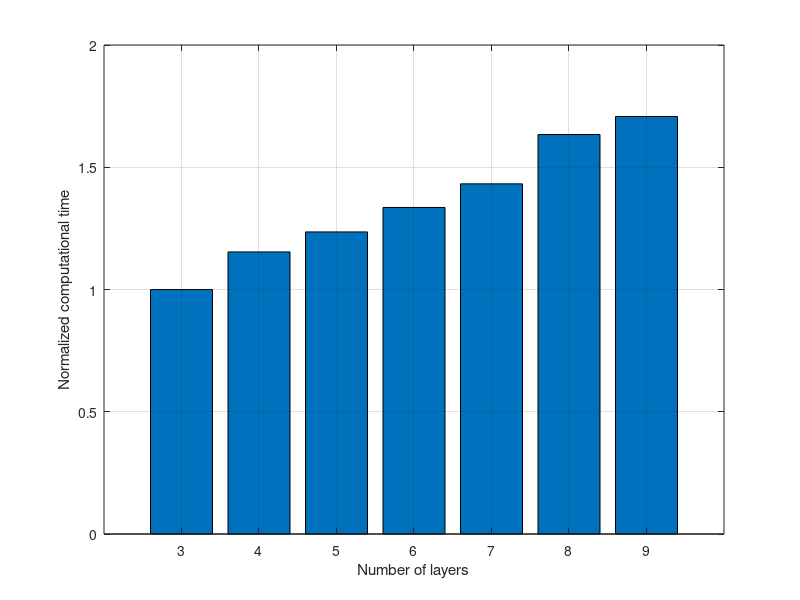

MATLAB code to generate this figure:
clear all

data=load('numbproc_time.txt');
numb=data(:,1);
time=data(:,2);
time=time/time(1);

bar(numb,time);
grid
xlabel('Number of layers')
ylabel('Normalized computational time')
print('-djpeg','plots/efficiency.jpg')
